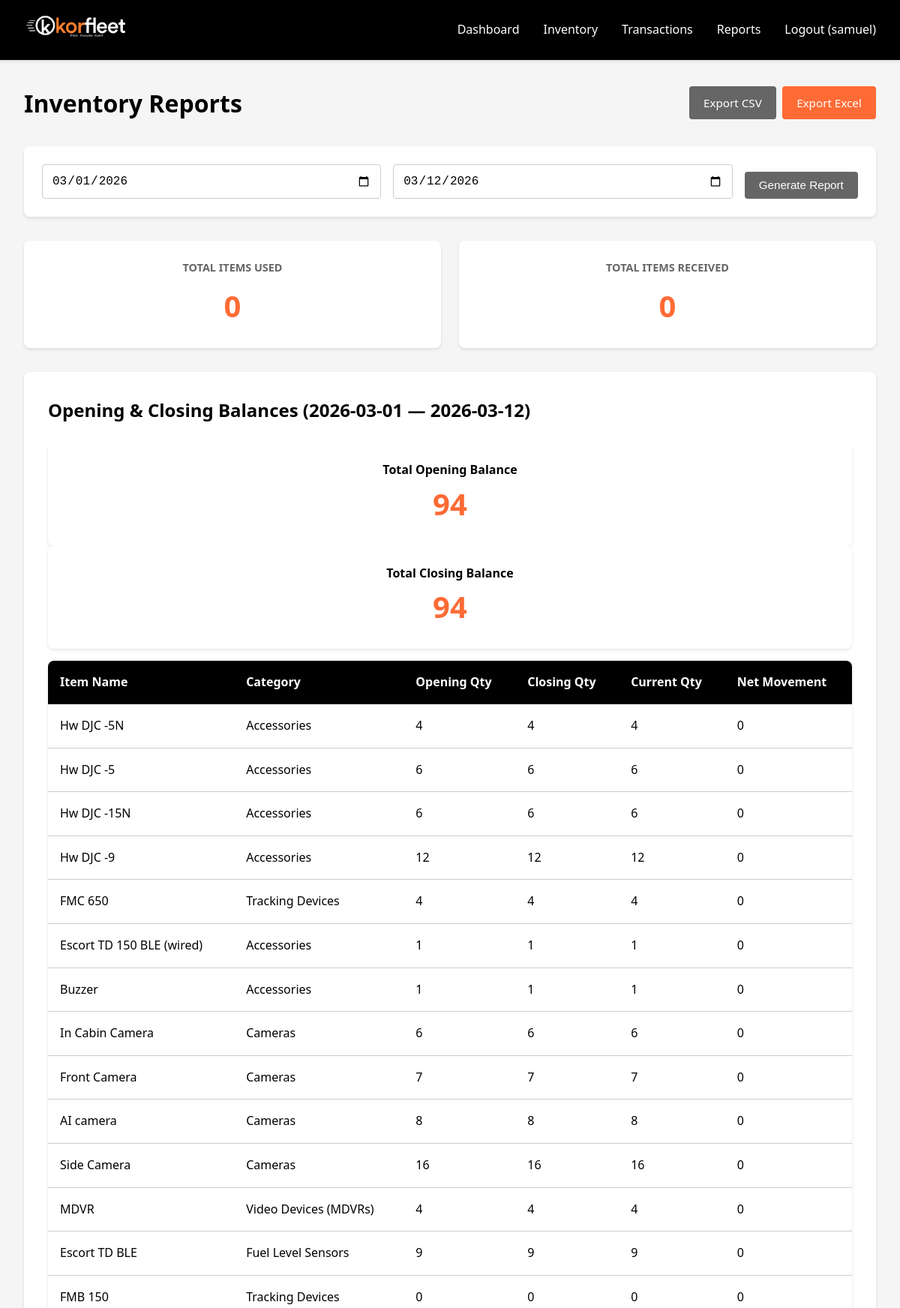
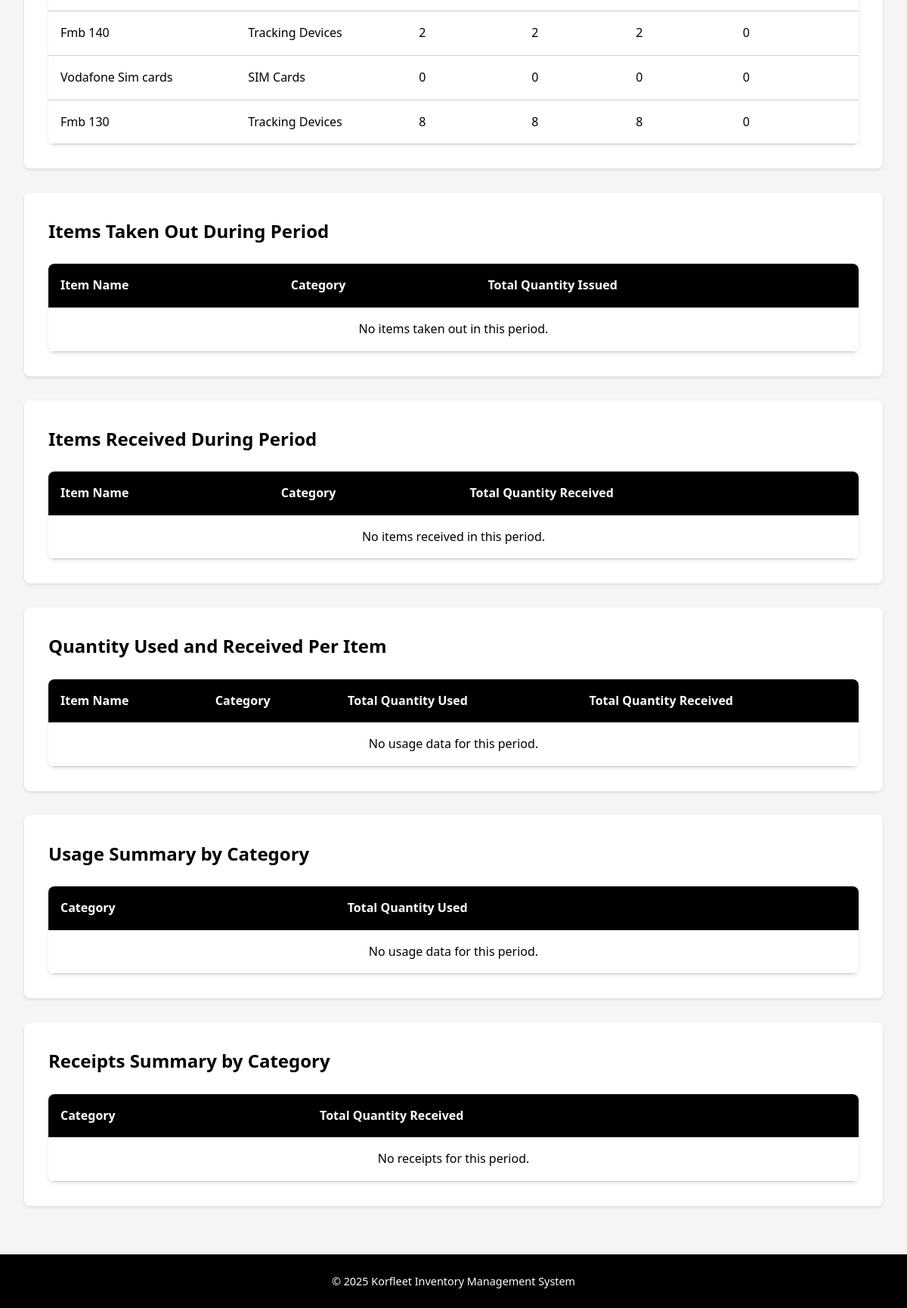
The app's page /reports/ (signed in) with its own data (2 pictures, top to bottom).
### inventory/models.py (models this page shows, shortened)
class InventoryItem(models.Model):
    CATEGORY_CHOICES = [
        ('Video Devices (MDVRs)', 'Video Devices (MDVRs)'),
        ('Fuel Level Sensors', 'Fuel Level Sensors'),
        ('SIM Cards', 'SIM Cards'),
        ('Cameras', 'Cameras'),
        ('Accessories', 'Accessories'),
        ('Flow Meters', 'Flow Meters'),
        ('Tracking Devices', 'Tracking Devices'),
    ]
    name = models.CharField(max_length=200, help_text="Item name (required)")
    category = models.CharField(max_length=50, choices=CATEGORY_CHOICES, help_text="Category (required)")
    quantity = models.IntegerField(default=0, validators=[MinValueValidator(0)])
    date_added = models.DateTimeField(auto_now_add=True)
    created_by = models.ForeignKey(User, on_delete=models.SET_NULL, null=True, related_name='created_items')
    class Meta:
        ordering = ['-date_added']
        verbose_name = "Inventory Item"
        verbose_name_plural = "Inventory Items"
    def report_quantity(self):
        qs = self.serialized_items
        if qs.exists():
            return qs.count()
        return self.quantity

### inventory/views.py (the view, shortened to what this page needs)
# urls.py: path('reports/', views.reports, name='reports'),
@login_required
def reports(request):
    today = timezone.now().date()
    start_date = request.GET.get('start_date', today.replace(day=1).isoformat())
    end_date = request.GET.get('end_date', today.isoformat())
    try:
        start = datetime.strptime(start_date, '%Y-%m-%d').date()
        end = datetime.strptime(end_date, '%Y-%m-%d').date()
    except:
        start = today.replace(day=1)
        end = today
    items_added = InventoryItem.objects.filter(
        date_added__date__gte=start,
        date_added__date__lte=end
    )
    items_taken_out = InventoryTransaction.objects.filter(
        transaction_type='OUT',
        date_taken__date__gte=start,
        date_taken__date__lte=end
    )
    items_increased = InventoryTransaction.objects.filter(
        transaction_type='IN',
        date_taken__date__gte=start,
        date_taken__date__lte=end
    )
    total_used = items_taken_out.aggregate(total=Sum('quantity'))['total'] or 0
    total_increased = items_increased.aggregate(total=Sum('quantity'))['total'] or 0
    items_taken_out_summary = {}
    items_received_summary = {}
    usage_per_item = {}
    usage_by_category = {}
    for transaction in items_taken_out:
        category = transaction.item.category
        usage_by_category[category] = usage_by_category.get(category, 0) + transaction.quantity
    increases_by_category = {}
    for transaction in items_increased:
        category = transaction.item.category
        increases_by_category[category] = increases_by_category.get(category, 0) + transaction.quantity
    transactions_all = InventoryTransaction.objects.select_related('item').all()
    net_since_start = {}   # sum(IN - OUT) for transactions with date >= start
    net_after_end = {}     # sum(IN - OUT) for transactions with date > end
    for t in transactions_all:
        try:
            t_date = t.date_taken.date()
        except Exception:
            t_date = t.date_taken
        sign = t.quantity if t.transaction_type == 'IN' else -t.quantity
        item_id = t.item_id
        if t_date >= start:
            net_since_start[item_id] = net_since_start.get(item_id, 0) + sign
        if t_date > end:
            net_after_end[item_id] = net_after_end.get(item_id, 0) + sign
    item_balances = {}
    total_opening = 0
    total_closing = 0
    for item in InventoryItem.objects.all():
        q_now = item.report_quantity() or 0
        opening = q_now - net_since_start.get(item.id, 0)
        if opening < 0:
            opening = 0
        closing = q_now - net_after_end.get(item.id, 0)
        if closing < 0:
            closing = 0
        item_balances[item.name] = {
            'category': item.category,
            'opening': opening,
            'closing': closing,
            'current': q_now,
            'movement': closing - opening,
        }
        total_opening += opening
        total_closing += closing
    context = {
        'start_date': start_date,
        'end_date': end_date,
        'items_added': items_added,
        'items_taken_out_summary': items_taken_out_summary,
        'items_received_summary': items_received_summary,
        'total_used': total_used,
        'total_increased': total_increased,
        'usage_per_item': usage_per_item,
        'usage_by_category': usage_by_category,
        'increases_by_category': increases_by_category,
        'item_balances': item_balances,
        'total_opening': total_opening,
        'total_closing': total_closing,
    }
    return render(request, 'inventory/reports.html', context)

### templates/inventory/reports.html (shortened to what this page needs)
{% extends 'inventory/base.html' %}
{% block content %}
<div class="page-header">
    <h1>Inventory Reports</h1>
    <div style="display: flex; gap: 0.5rem;">
        <a href="{% url 'inventory:export_report_csv' %}?start_date={{ start_date }}&end_date={{ end_date }}" class="btn btn-secondary">Export CSV</a>
        <a href="{% url 'inventory:export_report_excel' %}?start_date={{ start_date }}&end_date={{ end_date }}" class="btn btn-primary">Export Excel</a>
    </div>
</div>
<div class="filters">
    <form method="get" class="filter-form">
        <input type="date" name="start_date" value="{{ start_date }}" class="form-control" required>
        <input type="date" name="end_date" value="{{ end_date }}" class="form-control" required>
        <button type="submit" class="btn btn-secondary">Generate Report</button>
    </form>
</div>
<div class="report-summary">
    <div class="summary-card">
        <h3>Total Items Used</h3>
        <p class="summary-value">{{ total_used }}</p>
    </div>
    <div class="summary-card">
        <h3>Total Items Received</h3>
        <p class="summary-value">{{ total_increased }}</p>
    </div>
</div>
<div class="report-section">
    <h2>Opening &amp; Closing Balances ({{ start_date }} — {{ end_date }})</h2>
    <div class="summary-card">
        <h4>Total Opening Balance</h4>
        <p class="summary-value">{{ total_opening }}</p>
    </div>
    <div class="summary-card">
        <h4>Total Closing Balance</h4>
        <p class="summary-value">{{ total_closing }}</p>
    </div>
    <div class="table-container" style="margin-top:1rem;">
        <table class="data-table">
            <thead>
                <tr>
                    <th>Item Name</th>
                    <th>Category</th>
                    <th>Opening Qty</th>
                    <th>Closing Qty</th>
                    <th>Current Qty</th>
                    <th>Net Movement</th>
                </tr>
            </thead>
            <tbody>
                {% for item_name, data in item_balances.items %}
                <tr>
                    <td>{{ item_name }}</td>
                    <td>{{ data.category }}</td>
                    <td>{{ data.opening }}</td>
                    <td>{{ data.closing }}</td>
                    <td>{{ data.current }}</td>
                    <td>{{ data.movement }}</td>
                </tr>
                {% empty %}
                <tr>
                    <td colspan="6" class="text-center">No balance data available.</td>
                </tr>
                {% endfor %}
            </tbody>
        </table>
    </div>
</div>
<div class="report-section">
    <h2>Items Taken Out During Period</h2>
    <div class="table-container">
        <table class="data-table">
            <thead>
                <tr>
                    <th>Item Name</th>
                    <th>Category</th>
                    <th>Total Quantity Issued</th>
                </tr>
            </thead>
            <tbody>
                {% for item_name, data in items_taken_out_summary.items %}
                <tr>
                    <td>{{ item_name }}</td>
                    <td>{{ data.category }}</td>
                    <td><strong>{{ data.total_quantity }}</strong></td>
                </tr>
                {% empty %}
                <tr>
                    <td colspan="3" class="text-center">No items taken out in this period.</td>
                </tr>
                {% endfor %}
            </tbody>
        </table>
    </div>
</div>
<div class="report-section">
    <h2>Items Received During Period</h2>
    <div class="table-container">
        <table class="data-table">
            <thead>
                <tr>
                    <th>Item Name</th>
                    <th>Category</th>
                    <th>Total Quantity Received</th>
                </tr>
            </thead>
            <tbody>
                {% for item_name, data in items_received_summary.items %}
                <tr>
                    <td>{{ item_name }}</td>
                    <td>{{ data.category }}</td>
                    <td><strong>{{ data.total_quantity }}</strong></td>
                </tr>
                {% empty %}
                <tr>
                    <td colspan="3" class="text-center">No items received in this period.</td>
                </tr>
                {% endfor %}
            </tbody>
        </table>
    </div>
</div>
<div class="report-section">
    <h2>Quantity Used and Received Per Item</h2>
    <div class="table-container">
        <table class="data-table">
            <thead>
                <tr>
                    <th>Item Name</th>
                    <th>Category</th>
                    <th>Total Quantity Used</th>
                    <th>Total Quantity Received</th>
                </tr>
            </thead>
            <tbody>
                {% for item_name, data in usage_per_item.items %}
                <tr>
                    <td>{{ item_name }}</td>
                    <td>{{ data.category }}</td>
                    <td><strong>{{ data.quantity }}</strong></td>
                    <td><strong>{{ data.increased }}</strong></td>
                </tr>
                {% empty %}
                <tr>
                    <td colspan="4" class="text-center">No usage data for this period.</td>
                </tr>
                {% endfor %}
            </tbody>
        </table>
    </div>
</div>
<div class="report-section">
    <h2>Usage Summary by Category</h2>
    <div class="table-container">
        <table class="data-table">
            <thead>
                <tr>
                    <th>Category</th>
                    <th>Total Quantity Used</th>
                </tr>
            </thead>
            <tbody>
                {% for category, quantity in usage_by_category.items %}
                <tr>
                    <td>{{ category }}</td>
                    <td><strong>{{ quantity }}</strong></td>
                </tr>
                {% empty %}
                <tr>
                    <td colspan="2" class="text-center">No usage data for this period.</td>
                </tr>
                {% endfor %}
            </tbody>
        </table>
    </div>
</div>
<div class="report-section">
    <h2>Receipts Summary by Category</h2>
    <div class="table-container">
        <table class="data-table">
            <thead>
                <tr>
                    <th>Category</th>
                    <th>Total Quantity Received</th>
                </tr>
            </thead>
            <tbody>
                {% for category, quantity in increases_by_category.items %}
                <tr>
                    <td>{{ category }}</td>
                    <td><strong>{{ quantity }}</strong></td>
                </tr>
                {% empty %}
                <tr>
                    <td colspan="2" class="text-center">No receipts for this period.</td>
                </tr>
                {% endfor %}
            </tbody>
        </table>
    </div>
</div>
{% endblock %}

### templates/inventory/base.html (shortened to what this page needs)
<!DOCTYPE html>
<html lang="en">
<head>
    {% load static %}
    <link rel="stylesheet" href="{% static 'css/style.css' %}">
</head>
<body>
    {% if user.is_authenticated %}
    <nav class="navbar">
        <div class="nav-container">
            <div class="nav-brand">
                <a href="{% url 'inventory:dashboard' %}" class="brand-link">
                    <img src="{% static 'Images/korfleet-logo.jpg' %}" alt="Korfleet Logo" style="height:40px;">
                </a>
            </div>
            <ul class="nav-menu">
                <li><a href="{% url 'inventory:dashboard' %}">Dashboard</a></li>
                <li><a href="{% url 'inventory:inventory_list' %}">Inventory</a></li>
                <li><a href="{% url 'inventory:transactions' %}">Transactions</a></li>
                <li><a href="{% url 'inventory:reports' %}">Reports</a></li>
                <li><a href="{% url 'inventory:logout' %}">Logout ({{ user.username }})</a></li>
            </ul>
        </div>
    </nav>
    {% endif %}
    <main class="main-content">
        {% block content %}
        {% endblock %}
    </main>
    <footer class="footer">
        <p>&copy; 2025 Korfleet Inventory Management System</p>
    </footer>
</body>
</html>

### static/css/style.css (style rules this page uses)
:root { --primary-orange: #FF6B35; --dark-orange: #E55A2B; --light-orange: #FF8C42; --white: #FFFFFF; --black: #000000; --gray-light: #F5F5F5; --gray-medium: #CCCCCC; --gray-dark: #666666; --success: #28A745; --danger: #DC3545; --warning: #FFC107; }
* { margin: 0; padding: 0; box-sizing: border-box; }
body { font-family: 'Segoe UI', Tahoma, Geneva, Verdana, sans-serif; background-color: var(--gray-light); color: var(--black); line-height: 1.6; min-height: 100vh; display: flex; flex-direction: column; }
.navbar { background-color: var(--black); color: var(--white); padding: 1rem 0; box-shadow: 0 2px 4px rgba(0,0,0,0.1); }
.nav-container { max-width: 1200px; margin: 0 auto; padding: 0 2rem; display: flex; justify-content: space-between; align-items: center; }
.nav-menu { display: flex; list-style: none; gap: 2rem; }
.nav-menu a { color: var(--white); text-decoration: none; transition: color 0.3s; }
.main-content { flex: 1; max-width: 1200px; width: 100%; margin: 0 auto; padding: 2rem; }
.btn { display: inline-block; padding: 0.6rem 1.2rem; border: none; border-radius: 4px; text-decoration: none; cursor: pointer; font-size: 0.95rem; transition: all 0.3s; text-align: center; }
.btn-primary { background-color: var(--primary-orange); color: var(--white); }
.btn-secondary { background-color: var(--gray-dark); color: var(--white); }
.form-control { width: 100%; padding: 0.75rem; border: 1px solid var(--gray-medium); border-radius: 4px; font-size: 1rem; transition: border-color 0.3s; }
.table-container { background-color: var(--white); border-radius: 8px; overflow-x: auto; box-shadow: 0 2px 4px rgba(0,0,0,0.1); }
.data-table { width: 100%; border-collapse: collapse; }
.data-table thead { background-color: var(--black); color: var(--white); }
.data-table th { padding: 1rem; text-align: left; font-weight: 600; }
.data-table td { padding: 1rem; border-bottom: 1px solid var(--gray-medium); }
.text-center { text-align: center; }
.page-header { display: flex; justify-content: space-between; align-items: center; margin-bottom: 2rem; }
.page-header h1 { color: var(--black); font-size: 2rem; }
.filters { background-color: var(--white); padding: 1.5rem; border-radius: 8px; margin-bottom: 2rem; box-shadow: 0 2px 4px rgba(0,0,0,0.1); }
.filter-form { display: flex; gap: 1rem; flex-wrap: wrap; align-items: flex-end; }
.filter-form .form-control { flex: 1; min-width: 200px; }
.report-summary { display: grid; grid-template-columns: repeat(auto-fit, minmax(200px, 1fr)); gap: 1.5rem; margin-bottom: 2rem; }
.summary-card { background-color: var(--white); padding: 1.5rem; border-radius: 8px; box-shadow: 0 2px 4px rgba(0,0,0,0.1); text-align: center; }
.summary-card h3 { color: var(--gray-dark); font-size: 0.9rem; margin-bottom: 0.5rem; text-transform: uppercase; }
.summary-value { font-size: 2.5rem; color: var(--primary-orange); font-weight: bold; }
.report-section { background-color: var(--white); padding: 2rem; border-radius: 8px; margin-bottom: 2rem; box-shadow: 0 2px 4px rgba(0,0,0,0.1); }
.report-section h2 { color: var(--black); margin-bottom: 1.5rem; font-size: 1.5rem; }
.footer { background-color: var(--black); color: var(--white); text-align: center; padding: 1.5rem; margin-top: auto; }
.footer p { margin: 0; font-size: 0.9rem; }

### records on screen
InventoryItem: item_balances "Hw DJC -5N", category "Accessories"
InventoryItem: item_balances "Hw DJC -5", category "Accessories"
InventoryItem: item_balances "Hw DJC -15N", category "Accessories"
InventoryItem: item_balances "Hw DJC -9", category "Accessories"
InventoryItem: item_balances "FMC 650", category "Tracking Devices"
InventoryItem: item_balances "Escort TD 150 BLE (wired)", category "Accessories"
InventoryItem: item_balances "Buzzer", category "Accessories"
InventoryItem: item_balances "In Cabin Camera", category "Cameras"
InventoryItem: item_balances "Front Camera", category "Cameras"
InventoryItem: item_balances "AI camera", category "Cameras"
InventoryItem: item_balances "Side Camera", category "Cameras"
InventoryItem: item_balances "MDVR", category "Video Devices (MDVRs)"
InventoryItem: item_balances "Escort TD BLE", category "Fuel Level Sensors"
InventoryItem: item_balances "FMB 150", category "Tracking Devices"
InventoryItem: item_balances "Fmb 140", category "Tracking Devices"
InventoryItem: item_balances "Vodafone Sim cards", category "SIM Cards"
InventoryItem: item_balances "Fmb 130", category "Tracking Devices"

### other values on screen
{{ user.username }} "samuel"
{{ total_used }} "0"
{{ total_increased }} "0"
{{ start_date }} "2026-03-01"
{{ end_date }} "2026-03-12"
{{ total_opening }} "94"
{{ total_closing }} "94"
{{ data.opening }} "4" "6" "6" "12" "4" "1" "1" "6" "7" "8" "16" "4" "9" "0" "2" "0" "8"
{{ data.closing }} "4" "6" "6" "12" "4" "1" "1" "6" "7" "8" "16" "4" "9" "0" "2" "0" "8"
{{ data.current }} "4" "6" "6" "12" "4" "1" "1" "6" "7" "8" "16" "4" "9" "0" "2" "0" "8"
{{ data.movement }} "0" "0" "0" "0" "0" "0" "0" "0" "0" "0" "0" "0" "0" "0" "0" "0" "0"
